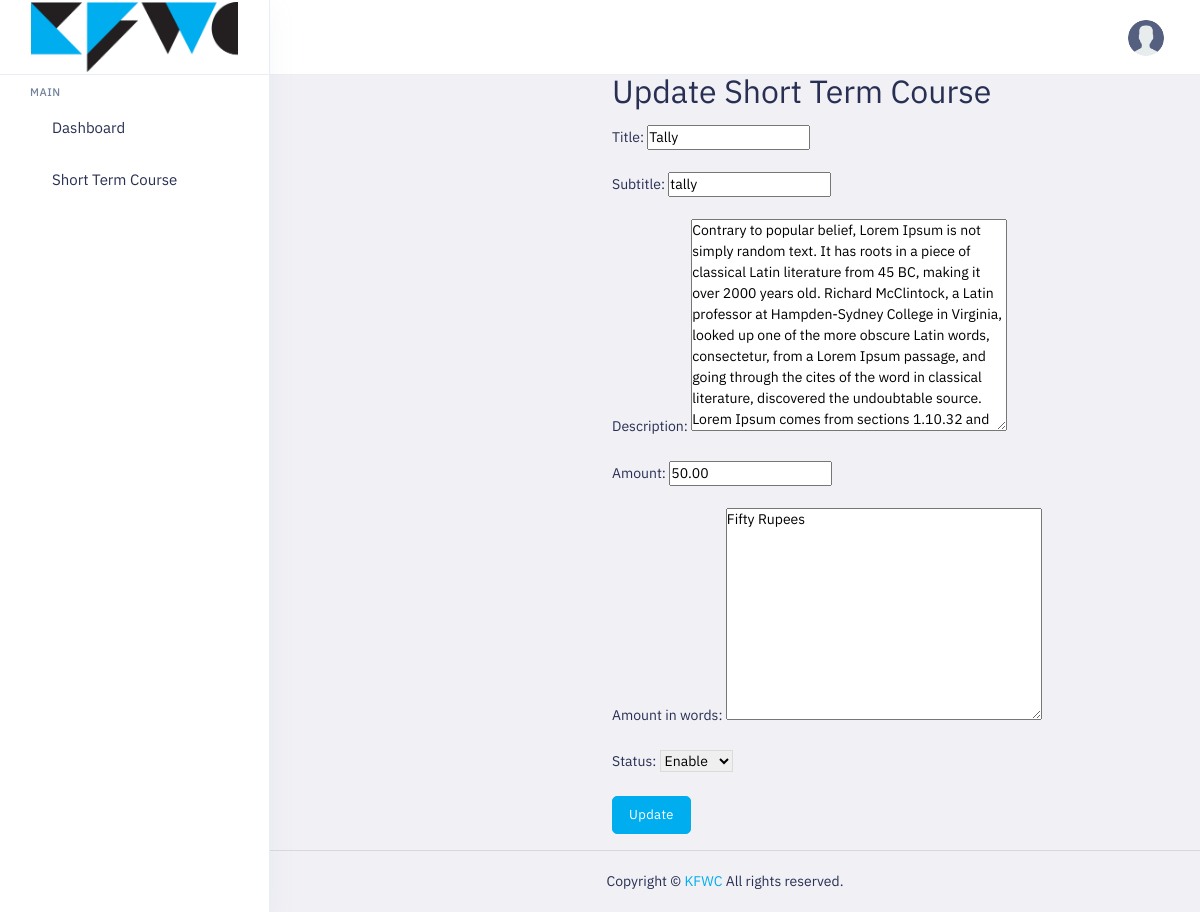
/course/update/2/, run on an earlier commit of the app's database.
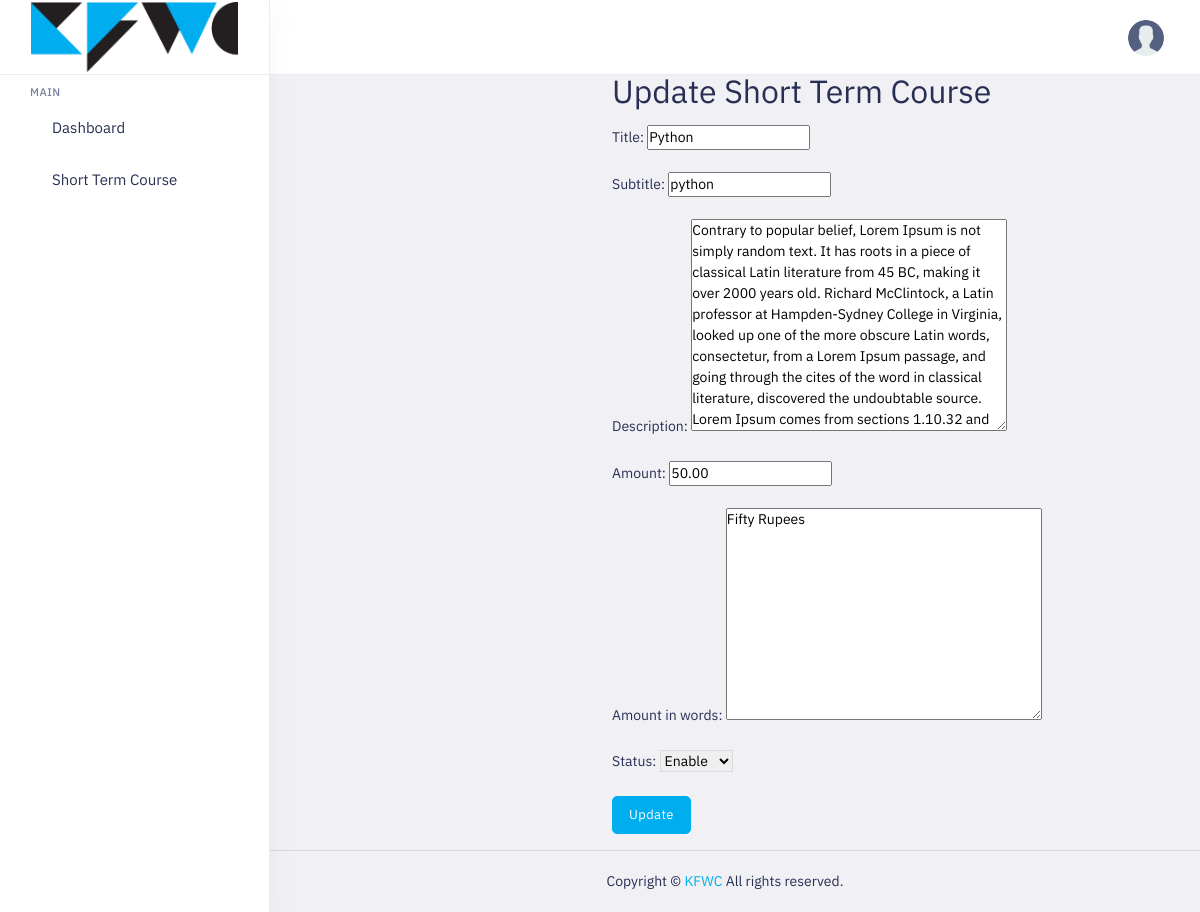
And on a later commit of the database.
### course_app/models.py (models this page shows, shortened)
class ShortTermCourse(models.Model):
    title = models.CharField(max_length=255)
    subtitle = models.CharField(max_length=255)
    description = models.TextField()
    amount = models.DecimalField(max_digits=10, decimal_places=2)
    textarea = models.TextField()
    status = models.CharField(max_length=50, choices=(('Enable', 'Enable'), ('Disable', 'Disable')))
    image = models.ImageField(upload_to='course_images/',default=False)

### course_app/views.py (the view)
# urls.py: path('course/update/<int:pk>/', views.course_update, name='short_course_update'),
def course_update(request,pk):
    course = get_object_or_404(ShortTermCourse, pk=pk)
    if request.method == 'POST':
        form = ShortTermCourseForm(request.POST, instance=course)
        if form.is_valid():
            form.save()
            return redirect('short_course_list')
    else:
        form = ShortTermCourseForm(instance=course)
    context = {
        'form': form,
        'course': course
    }
    return render(request, 'short-course-update.html', context)

### course_app/forms.py
class ShortTermCourseForm(forms.ModelForm):
    class Meta:
        model = ShortTermCourse
        fields = '__all__'

### course_app/templates/short-course-update.html (shortened to what this page needs)
{% load static %}
{% include "header.html" %}
{% block content %}
<div class="main-content">
    <div class="container">
        <div class="row justify-content-end">
            <div class="col-lg-6">
                <h1 class="mb-4">Update Short Term Course</h1>
                <form method="post" class="my-4">
                    <div class="form-group">
                        <label for="{{ form.title.id_for_label }}">Title:</label>
                        {{ form.title }}
                    </div>
                    <div class="form-group">
                        <label for="{{ form.subtitle.id_for_label }}">Subtitle:</label>
                        {{ form.subtitle }}
                    </div>
                    <div class="form-group">
                        <label for="{{ form.description.id_for_label }}">Description:</label>
                        {{ form.description }}
                    </div>
                    <div class="form-group">
                        <label for="{{ form.amount.id_for_label }}">Amount:</label>
                        {{ form.amount }}
                    </div>
                    <div class="form-group">
                        <label for="{{ form.textarea.id_for_label }}">Amount in words:</label>
                        {{ form.textarea }}
                    </div>
                    <div class="form-group">
                        <label for="{{ form.status.id_for_label }}">Status:</label>
                        {{ form.status }}
                    </div>
                    <button type="submit" class="btn btn-primary">Update</button>
                </form>
            </div>
        </div>
    </div>
</div>
{% endblock %}
{% include "footer.html" %}

What changed in the data, as far as the page shows it:
changed ShortTermCourse "Fifty Rupees": title "Tally" → "Python"; subtitle "tally" → "python"
